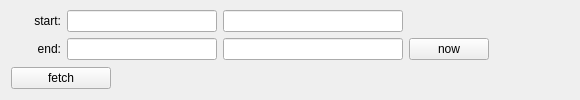
           <widget class="QWidget" name="rangeTab">
            <property name="enabled">
             <bool>true</bool>
            </property>
            <attribute name="title">
             <string>range</string>
            </attribute>
            <layout class="QVBoxLayout" name="verticalLayout_17">
             <property name="topMargin">
              <number>10</number>
             </property>
             <item>
              <layout class="QHBoxLayout" name="horizontalLayout_9">
               <item>
                <layout class="QFormLayout" name="formLayout_2">
                 <property name="fieldGrowthPolicy">
                  <enum>QFormLayout::AllNonFixedFieldsGrow</enum>
                 </property>
                 <property name="labelAlignment">
                  <set>Qt::AlignRight|Qt::AlignTrailing|Qt::AlignVCenter</set>
                 </property>
                 <item row="0" column="0">
                  <widget class="QLabel" name="label">
                   <property name="sizePolicy">
                    <sizepolicy hsizetype="Fixed" vsizetype="Preferred">
                     <horstretch>0</horstretch>
                     <verstretch>0</verstretch>
                    </sizepolicy>
                   </property>
                   <property name="minimumSize">
                    <size>
                     <width>50</width>
                     <height>0</height>
                    </size>
                   </property>
                   <property name="text">
                    <string>start:</string>
                   </property>
                   <property name="alignment">
                    <set>Qt::AlignRight|Qt::AlignTrailing|Qt::AlignVCenter</set>
                   </property>
                  </widget>
                 </item>
                 <item row="0" column="1">
                  <layout class="QHBoxLayout" name="horizontalLayout_8">
                   <item>
                    <widget class="QLineEdit" name="entryStartGPS">
                     <property name="sizePolicy">
                      <sizepolicy hsizetype="Fixed" vsizetype="Fixed">
                       <horstretch>0</horstretch>
                       <verstretch>0</verstretch>
                      </sizepolicy>
                     </property>
                     <property name="minimumSize">
                      <size>
                       <width>150</width>
                       <height>0</height>
                      </size>
                     </property>
                     <property name="toolTip">
                      <string>start time GPS</string>
                     </property>
                    </widget>
                   </item>
                   <item>
                    <widget class="QLineEdit" name="entryStartGreg">
                     <property name="sizePolicy">
                      <sizepolicy hsizetype="Minimum" vsizetype="Fixed">
                       <horstretch>0</horstretch>
                       <verstretch>0</verstretch>
                      </sizepolicy>
                     </property>
                     <property name="minimumSize">
                      <size>
                       <width>180</width>
                       <height>0</height>
                      </size>
                     </property>
                     <property name="toolTip">
                      <string>start time Gregorian (can be natural language (e.g. '1 day ago'))</string>
                     </property>
                    </widget>
                   </item>
                   <item>
                    <spacer name="horizontalSpacer_3">
                     <property name="orientation">
                      <enum>Qt::Horizontal</enum>
                     </property>
                     <property name="sizeHint" stdset="0">
                      <size>
                       <width>40</width>
                       <height>20</height>
                      </size>
                     </property>
                    </spacer>
                   </item>
                  </layout>
                 </item>
                 <item row="1" column="0">
                  <widget class="QLabel" name="label_2">
                   <property name="sizePolicy">
                    <sizepolicy hsizetype="Fixed" vsizetype="Preferred">
                     <horstretch>0</horstretch>
                     <verstretch>0</verstretch>
                    </sizepolicy>
                   </property>
                   <property name="minimumSize">
                    <size>
                     <width>50</width>
                     <height>0</height>
                    </size>
                   </property>
                   <property name="text">
                    <string>end:</string>
                   </property>
                   <property name="alignment">
                    <set>Qt::AlignRight|Qt::AlignTrailing|Qt::AlignVCenter</set>
                   </property>
                  </widget>
                 </item>
                 <item row="1" column="1">
                  <layout class="QHBoxLayout" name="horizontalLayout_10">
                   <item>
                    <widget class="QLineEdit" name="entryEndGPS">
                     <property name="sizePolicy">
                      <sizepolicy hsizetype="Fixed" vsizetype="Fixed">
                       <horstretch>0</horstretch>
                       <verstretch>0</verstretch>
                      </sizepolicy>
                     </property>
                     <property name="minimumSize">
                      <size>
                       <width>150</width>
                       <height>0</height>
                      </size>
                     </property>
                     <property name="toolTip">
                      <string>end time GPS</string>
                     </property>
                    </widget>
                   </item>
                   <item>
                    <widget class="QLineEdit" name="entryEndGreg">
                     <property name="sizePolicy">
                      <sizepolicy hsizetype="Minimum" vsizetype="Fixed">
                       <horstretch>0</horstretch>
                       <verstretch>0</verstretch>
                      </sizepolicy>
                     </property>
                     <property name="minimumSize">
                      <size>
                       <width>180</width>
                       <height>0</height>
                      </size>
                     </property>
                     <property name="toolTip">
                      <string>end time Gregorian (can be natural language (e.g. '1 day ago'))</string>
                     </property>
                    </widget>
                   </item>
                   <item>
                    <widget class="QPushButton" name="buttonEndNow">
                     <property name="sizePolicy">
                      <sizepolicy hsizetype="Fixed" vsizetype="Fixed">
                       <horstretch>0</horstretch>
                       <verstretch>0</verstretch>
                      </sizepolicy>
                     </property>
                     <property name="minimumSize">
                      <size>
                       <width>0</width>
                       <height>0</height>
                      </size>
                     </property>
                     <property name="toolTip">
                      <string>set end time to &quot;now&quot;</string>
                     </property>
                     <property name="text">
                      <string>now</string>
                     </property>
                    </widget>
                   </item>
                   <item>
                    <spacer name="horizontalSpacer_5">
                     <property name="orientation">
                      <enum>Qt::Horizontal</enum>
                     </property>
                     <property name="sizeHint" stdset="0">
                      <size>
                       <width>40</width>
                       <height>20</height>
                      </size>
                     </property>
                    </spacer>
                   </item>
                  </layout>
                 </item>
                </layout>
               </item>
               <item>
                <spacer name="horizontalSpacer_2">
                 <property name="orientation">
                  <enum>Qt::Horizontal</enum>
                 </property>
                 <property name="sizeHint" stdset="0">
                  <size>
                   <width>40</width>
                   <height>20</height>
                  </size>
                 </property>
                </spacer>
               </item>
              </layout>
             </item>
             <item>
              <widget class="QPushButton" name="fetchButton2">
               <property name="enabled">
                <bool>true</bool>
               </property>
               <property name="sizePolicy">
                <sizepolicy hsizetype="Fixed" vsizetype="Fixed">
                 <horstretch>0</horstretch>
                 <verstretch>0</verstretch>
                </sizepolicy>
               </property>
               <property name="minimumSize">
                <size>
                 <width>100</width>
                 <height>0</height>
                </size>
               </property>
               <property name="toolTip">
                <string>fetch offline data</string>
               </property>
               <property name="text">
                <string>fetch</string>
               </property>
              </widget>
             </item>
            </layout>
           </widget>
